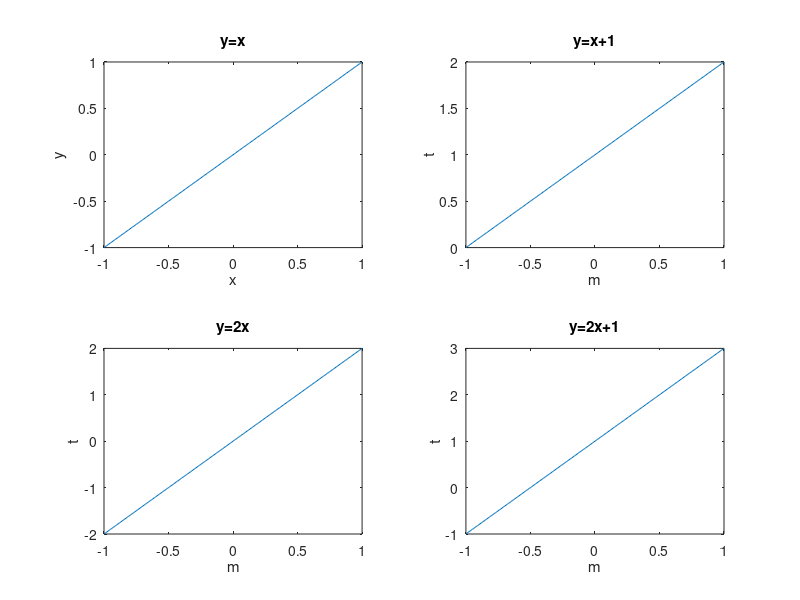
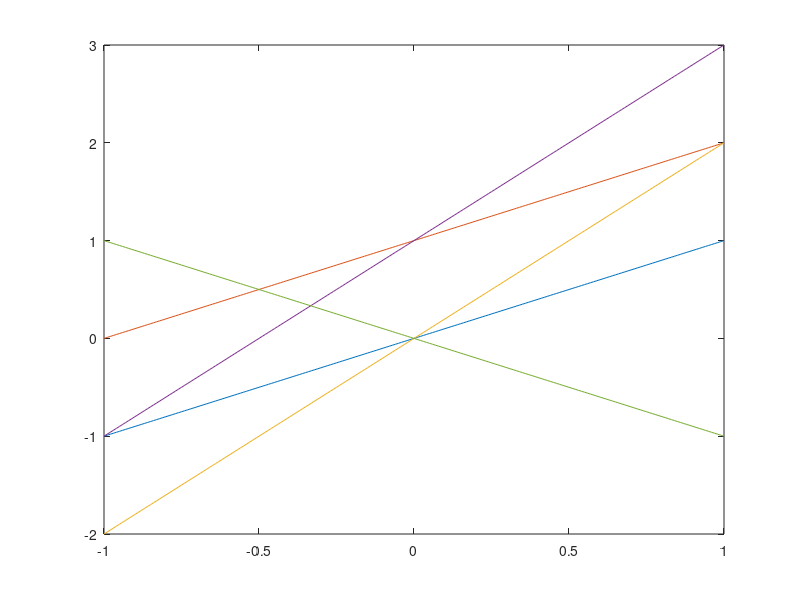

The MATLAB script that drew these images, in order: (Note: this script raises an error after producing the figures.)
%%
%Esta es la seccion 1 (Notacion matlab)
%Esto es un comentario
clear all %limpiar el workspace
close all %cerrar toda las figuras


x=-1:.01:1;
y=x;
y2=x+1;
y3=2*x;
y4=2*x+1;
%figure 1
subplot(2,2,1)
plot(x,y);
title('y=x')
xlabel('x')
ylabel('y')
%figure 2
subplot(2,2,2)
plot(x,y2);
title('y=x+1')
xlabel('m')
ylabel('t')
%figure 3
subplot(2,2,3)
plot(x,y3);
title('y=2x')
xlabel('m')
ylabel('t')
%figure 4
subplot(2,2,4)
plot(x,y4);
title('y=2x+1')
xlabel('m')
ylabel('t')

%%
%Esta es la seccion 2 (Notacion matlab)
y5=-y;
figure 2
hwnd=plot(x,y,x,y2,x,y3,x,y4,x,y5)
##title('Operaciones sobre funciones')
##xlabel('x')
##ylabel('y')
ponerTituloyEjes('Operaciones sobre funciones','x','y')



